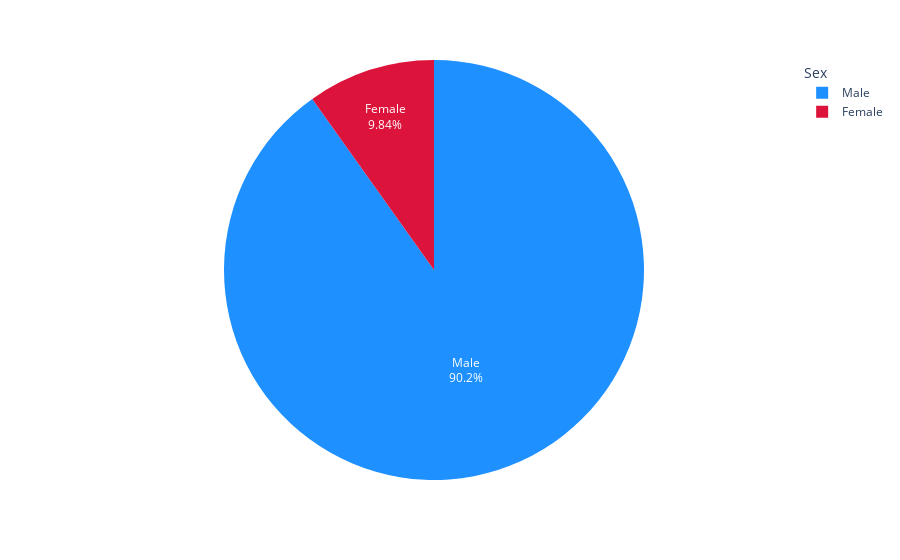

Notebook cell for this chart:
### Markdown cell above
### Relation b/w Sex that has heat Attack

### Code cell
male_count_1 = df[(df["Sex"] == "M") & (df["HeartDisease"] == 1)]["Sex"].count()
female_count_1 = df[(df["Sex"] == "F") & (df["HeartDisease"] == 1)]["Sex"].count()

fig = px.pie(
    data_frame=df,
    values=[male_count_1, female_count_1],
    labels=["Male", "Female"],
    names=["Male", "Female"],
    color_discrete_sequence=["dodgerblue", "crimson"],
)

fig.update_layout(
    legend_title_text="Sex",
)

fig.update_traces(
    textinfo="label+percent",
)

fig.show()

### Figure 1 — Plotly figure (JSON) as saved in the notebook; plotly's stock layout.template omitted (floating-point values rounded to 4 significant figures)
{"data": [{"domain": {"x": [0, 1], "y": [0, 1]}, "hovertemplate": "label=%{label}<br>value=%{value}<extra></extra>", "labels": ["Male", "Female"], "legendgroup": "", "name": "", "showlegend": true, "textinfo": "label+percent", "type": "pie", "values": [458, 50]}], "layout": {"legend": {"title": {"text": "Sex"}, "tracegroupgap": 0}, "margin": {"t": 60}, "piecolorway": ["dodgerblue", "crimson"]}}
